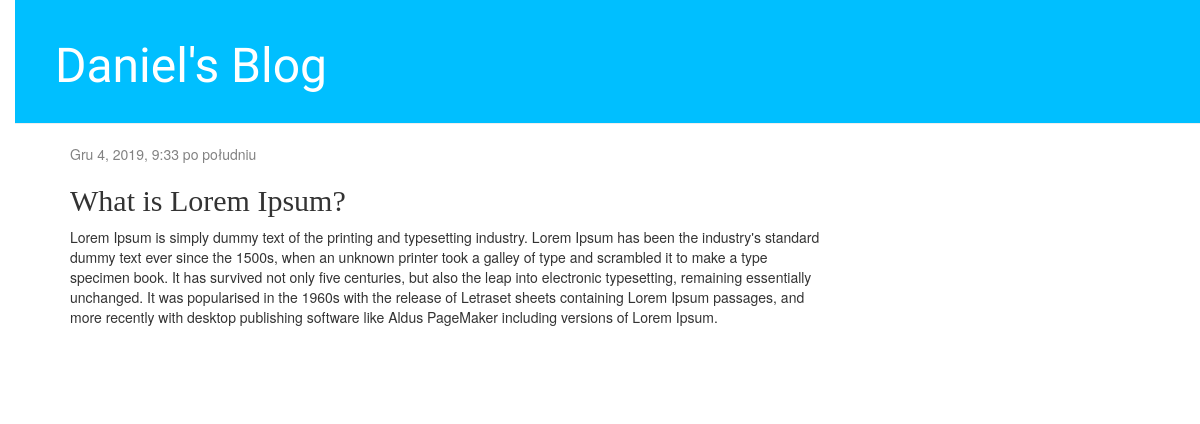
The app's page /post/1/ with its own data.
### blog/models.py (models this page shows, shortened)
class Post(models.Model):
    author = models.ForeignKey('auth.User', on_delete=models.CASCADE)
    title = models.CharField(max_length=200)
    text = models.TextField()
    created_date = models.DateTimeField(default=timezone.now)
    published_date = models.DateTimeField(blank=True, null=True)

### blog/views.py (the view)
# urls.py: path('post/<int:pk>/', views.detail_view, name='post_detail'),
def detail_view(request, pk):
    post = get_object_or_404(Post, pk=pk)
    return render(request, 'blog/post_detail.html', {'post': post})

### blog/templates/blog/post_detail.html (shortened to what this page needs)
{% extends 'blog/base.html' %}
{% block content %}
    <div class="post">
        {% if post.published_date %}
            <div class="date">
                {{ post.published_date }}
            </div>
        {% endif %}
        <h2>{{ post.title }}</h2>
        <p>{{ post.text|linebreaksbr }}</p>
    </div>
{% endblock %}

### blog/static/css/blog.css (style rules this page uses)
body { padding-left: 15px; }
h1, h2, h3, h4 { font-family: 'Lobster', cursive; }
.date { color: #828282; }
.post { margin-bottom: 70px; }

### records on screen
Post: published_date "Gru 4, 2019, 9:33 po południu", title "What is Lorem Ipsum?", text "Lorem Ipsum is simply dummy text of the printing and typesetting industry. Lorem Ipsum has been the industry's standard dummy text ever since the 1500s, when an unknown printer took a galley of type and scrambled it to make a type specimen book. It has survived not only five centuries, but also the leap into electronic typesetting, remaining essentially unchanged. It was popularised in the 1960s with the release of Letraset sheets containing Lorem Ipsum passages, and more recently with desktop publishing software like Aldus PageMaker including versions of Lorem Ipsum."
